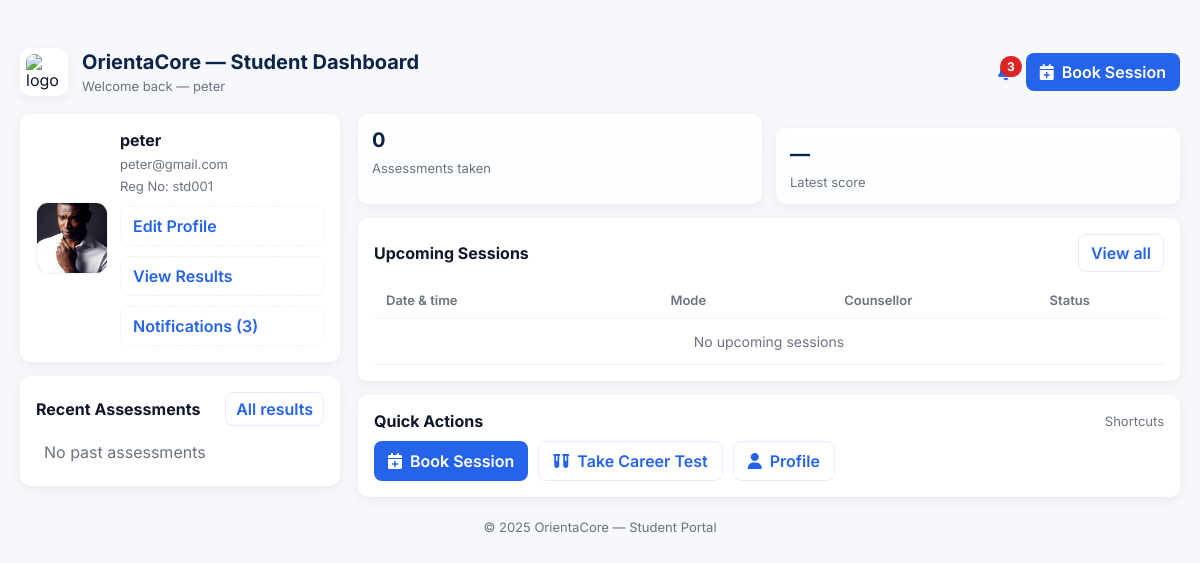
/student_dashboard2.php (signed in), run on the app's committed database.
### tables this page shows
CREATE TABLE `users` (
  `id` int(10) UNSIGNED NOT NULL,
  `reg_no` varchar(50) DEFAULT NULL,
  `name` varchar(150) NOT NULL,
  `email` varchar(150) NOT NULL,
  `profile_pic` varchar(255) DEFAULT NULL,
  `password_hash` varchar(255) NOT NULL,
  `role` varchar(20) NOT NULL DEFAULT 'student',
  `status` varchar(20) NOT NULL DEFAULT 'pending',
  `created_at` timestamp NOT NULL DEFAULT current_timestamp()
);

### student_dashboard2.php (the view, shortened to what this page needs)
<?php
require 'db.php';
$userId = $_SESSION['user_id'];
$stmt = $pdo->prepare("SELECT id, reg_no, name, email, profile_pic FROM users WHERE id = ?");
$stmt->execute([$userId]);
$student = $stmt->fetch(PDO::FETCH_ASSOC);
$studentName  = $student['name'] ?? 'Student';
$studentEmail = $student['email'] ?? 'student@example.com';
$studentPic   = $student['profile_pic'] ?? 'pro.png';
$studentReg   = $student['reg_no'] ?? '—';
$stmt = $pdo->prepare("SELECT COUNT(*) FROM career_assessments WHERE user_id = ?");
$stmt->execute([$userId]);
$totalAssessments = (int)$stmt->fetchColumn();
$latestAssessment = $pdo->prepare("SELECT assessment_type, score, created_at
    FROM career_assessments
    WHERE user_id = ? ORDER BY created_at DESC LIMIT 1");
$latestAssessment->execute([$userId]);
$latest = $latestAssessment->fetch(PDO::FETCH_ASSOC);
$historyStmt = $pdo->prepare("SELECT assessment_type, score, created_at
    FROM career_assessments
    WHERE user_id = ? ORDER BY created_at DESC LIMIT 5");
$historyStmt->execute([$userId]);
$history = $historyStmt->fetchAll(PDO::FETCH_ASSOC);
$stmt = $pdo->prepare("SELECT COUNT(*) FROM notifications WHERE user_id = ? AND user_type = 'student' AND is_read = 0");
$stmt->execute([$userId]);
$unreadCount = (int)$stmt->fetchColumn();
$upcomingStmt = $pdo->prepare("SELECT s.id, s.session_date, s.mode, s.status, u.name AS counsellor_name
    FROM sessions s
    LEFT JOIN users u ON s.counsellor_id = u.id
    WHERE s.student_id = ?
    ORDER BY s.session_date ASC
    LIMIT 5");
$upcomingStmt->execute([$userId]);
$upcoming = $upcomingStmt->fetchAll(PDO::FETCH_ASSOC);
?>
<!doctype html>
<html lang="en">
<head>
  <link rel="stylesheet" href="https://cdnjs.cloudflare.com/ajax/libs/font-awesome/6.5.0/css/all.min.css">
</head>
<body>
  <div class="shell">
    <div class="top">
      <div class="brand">
        <div class="logo"><img src="logo.jpg" alt="logo" style="width:100%;height:100%;border-radius:8px;object-fit:cover"></div>
        <div>
          <div class="title">OrientaCore — Student Dashboard</div>
          <div class="subtitle">Welcome back — <?= htmlspecialchars($studentName) ?></div>
        </div>
      </div>
      <div class="actions">
        <div class="notif" id="notifWrap" aria-haspopup="true">
          <?php if($unreadCount>0): ?>
            <span class="count" id="notifCount"><?= $unreadCount ?></span>
          <?php endif; ?>
        </div>
        <a class="btn" href="book_session.php"><i class="fa fa-calendar-plus"></i> Book Session</a>
      </div>
    </div>
    <div class="grid">
      <div>
        <div class="profile-card card">
          <div class="profile-avatar">
            <img src="<?= htmlspecialchars($studentPic) ?>" alt="avatar">
          </div>
          <div class="profile-meta">
            <h3><?= htmlspecialchars($studentName) ?></h3>
            <div class="meta-small"><?= htmlspecialchars($studentEmail) ?></div>
            <div class="meta-small">Reg No: <?= htmlspecialchars($studentReg) ?></div>
            <div class="quick-actions">
              <a href="profile.php">Edit Profile</a>
              <a href="my_results.php">View Results</a>
              <a href="student_notifications.php">Notifications (<?= $unreadCount ?>)</a>
            </div>
          </div>
        </div>
        <div class="card" style="margin-top:14px">
          <div style="display:flex;justify-content:space-between;align-items:center;margin-bottom:8px">
            <div style="font-weight:700">Recent Assessments</div>
            <a href="my_results.php" class="secondary btn" style="padding:6px 10px;font-weight:600">All results</a>
          </div>
          <?php if ($history): ?>
            <div class="history-list">
              <?php foreach ($history as $h): ?>
                <div class="history-item">
                  <div class="left"><?= htmlspecialchars($h['assessment_type']) ?> — <span style="color:var(--muted)"><?= htmlspecialchars($h['score']) ?></span></div>
                  <div class="right"><?= date('M d, Y', strtotime($h['created_at'])) ?></div>
                </div>
              <?php endforeach; ?>
            </div>
          <?php else: ?>
            <div style="color:var(--muted);padding:8px">No past assessments</div>
          <?php endif; ?>
        </div>
      </div>
      <div>
        <div style="display:flex;gap:14px;margin-bottom:14px">
          <div class="stat card">
            <div class="num"><?= $totalAssessments ?></div>
            <div class="label">Assessments taken</div>
          </div>
          <div class="stat card">
            <div class="num"><?= $latest ? htmlspecialchars($latest['score']) : '—' ?></div>
            <div class="label">Latest score</div>
          </div>
        </div>
        <div class="card">
          <div style="display:flex;justify-content:space-between;align-items:center;margin-bottom:10px">
            <div style="font-weight:700">Upcoming Sessions</div>
            <a href="my_sessions.php" class="btn secondary" style="padding:8px 12px">View all</a>
          </div>
          <table class="sessions-table">
            <thead>
              <tr>
                <th style="width:36%">Date & time</th>
                <th style="width:22%">Mode</th>
                <th style="width:26%">Counsellor</th>
                <th style="width:16%">Status</th>
              </tr>
            </thead>
            <tbody>
              <?php if ($upcoming): ?>
                <?php foreach($upcoming as $u):
                  $st = strtolower(trim($u['status'] ?? 'pending'));
                  $pillClass = $st === 'approved' ? 'status-approved' : ($st === 'declined' ? 'status-declined' : 'status-pending');
                ?>
                <tr class="session-row">
                  <td><?= fmt($u['session_date']) ?></td>
                  <td><?= htmlspecialchars($u['mode'] ?: '—') ?></td>
                  <td><?= htmlspecialchars($u['counsellor_name'] ?: 'Unassigned') ?></td>
                  <td><span class="status-pill <?= $pillClass ?>"><?= ucfirst($st) ?></span></td>
                </tr>
                <?php endforeach; ?>
              <?php else: ?>
                <tr><td colspan="4" style="text-align:center;padding:14px;color:var(--muted)">No upcoming sessions</td></tr>
              <?php endif; ?>
            </tbody>
          </table>
        </div>
        <div class="card" style="margin-top:14px">
          <div style="display:flex;justify-content:space-between;align-items:center;margin-bottom:10px">
            <div style="font-weight:700">Quick Actions</div>
            <div style="font-size:13px;color:var(--muted)">Shortcuts</div>
          </div>
          <div style="display:flex;gap:10px;flex-wrap:wrap">
            <a class="btn" href="book_session.php"><i class="fa fa-calendar-plus"></i> Book Session</a>
            <a class="btn secondary" href="student_career_test.php"><i class="fa fa-vials"></i> Take Career Test</a>
            <a class="btn secondary" href="profile.php"><i class="fa fa-user"></i> Profile</a>
          </div>
        </div>
      </div>
    </div>
    <footer>© <?= date('Y') ?> OrientaCore — Student Portal</footer>
  </div>
</body>
</html>

### student_dashboard2.php (style rules this page uses)
:root { --bg: #f6f8fb; --card: #ffffff; --muted: #6b7280; --accent: #2563eb; --accent-600: #1e40af; --success: #16a34a; --danger: #dc2626; --glass: rgba(255,255,255,0.7); --radius: 10px; --shadow: 0 6px 20px rgba(16,24,40,0.08); --soft-shadow: 0 3px 12px rgba(16,24,40,0.06); }
* { box-sizing:border-box }
body { font-family:"Inter",system-ui,-apple-system,Segoe UI,Roboto,"Helvetica Neue",Arial; margin:0;background:var(--bg); color:#0f172a; -webkit-font-smoothing:antialiased; -moz-osx-font-smoothing:grayscale; }
a { color:var(--accent); text-decoration:none; }
.shell { max-width:1200px;margin:28px auto;padding:20px; }
.top { display:flex;align-items:center;justify-content:space-between;gap:12px;margin-bottom:18px; }
.brand { display:flex;gap:14px;align-items:center; }
.logo { width:48px;height:48px;border-radius:10px;object-fit:cover;box-shadow:var(--soft-shadow);background:white;padding:6px; }
.title { font-size:20px;font-weight:700;color:#0b2447; }
.subtitle { font-size:13px;color:var(--muted);margin-top:4px; }
.actions { display:flex;align-items:center;gap:12px; }
.notif { position:relative;cursor:pointer; }
.notif .count { position:absolute;top:-6px;right:-8px;background:var(--danger);color:white;font-size:12px;padding:3px 7px;border-radius:999px;font-weight:700;box-shadow:0 1px 0 rgba(0,0,0,0.06); }
.btn { background:var(--accent);color:white;padding:9px 14px;border-radius:8px;border:0;font-weight:600;cursor:pointer;display:inline-flex;gap:8px;align-items:center; }
.btn.secondary { background:transparent;color:var(--accent);border:1px solid rgba(37,99,235,0.12); }
.grid { display:grid;grid-template-columns: 320px 1fr;gap:18px; }
.profile-card { background:var(--card);border-radius:var(--radius);box-shadow:var(--shadow);padding:18px;display:flex;gap:12px;align-items:center; }
.profile-avatar { width:72px;height:72px;border-radius:12px;overflow:hidden;flex-shrink:0;border:1px solid #eef2ff; }
.profile-avatar img { width:100%;height:100%;object-fit:cover }
.profile-meta { flex:1 }
.profile-meta h3 { margin:0;font-size:16px }
.meta-small { font-size:13px;color:var(--muted);margin-top:6px }
.card { background:var(--card);border-radius:var(--radius);box-shadow:var(--soft-shadow);padding:16px; }
.card + .card { margin-top:14px }
.quick-actions { display:flex;flex-direction:column;gap:10px;margin-top:12px }
.quick-actions a { display:inline-block;padding:9px 12px;border-radius:8px;border:1px dashed rgba(15,23,42,0.06);color:var(--accent);font-weight:600;text-decoration:none }
.stat { flex:1;background:linear-gradient(180deg,#fff,#fbfdff);padding:14px;border-radius:10px;box-shadow:var(--soft-shadow);display:flex;flex-direction:column;gap:8px }
.stat .num { font-size:20px;font-weight:700;color:#0b2447 }
.stat .label { font-size:13px;color:var(--muted) }
.sessions-table { width:100%;border-collapse:collapse;margin-top:6px }
.sessions-table th, .sessions-table td { padding:10px 12px;border-bottom:1px solid #eef2ff;text-align:left;font-size:14px }
.sessions-table thead th { font-size:13px;color:var(--muted);font-weight:600;background:transparent }
footer { margin-top:22px;color:var(--muted);font-size:13px;text-align:center }

### data on the page
users: name "peter", profile_pic (picture), email "peter@gmail.com", reg_no "std001"

### other printed values
$unreadCount "3"
$totalAssessments "0"
